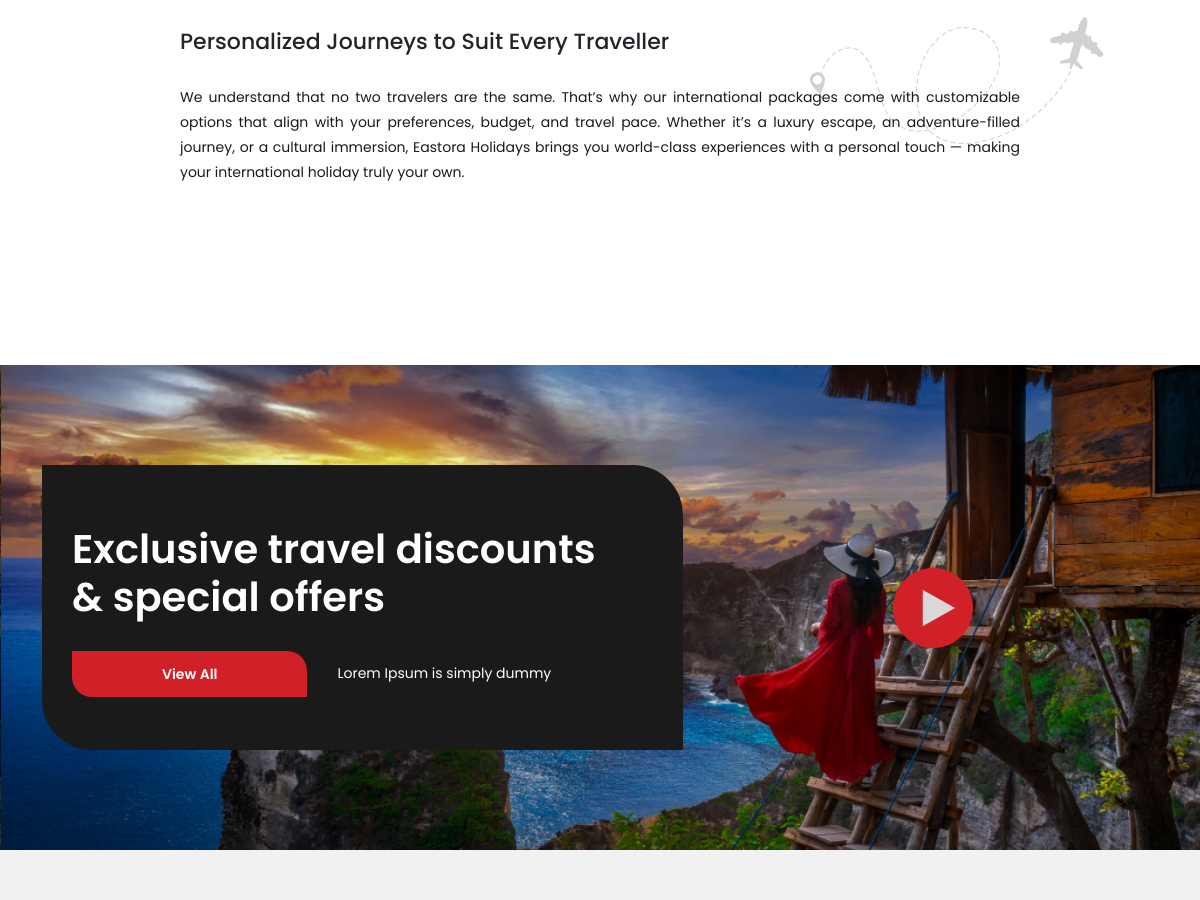
The page /international-tours/ (middle part) on the database as committed earlier.
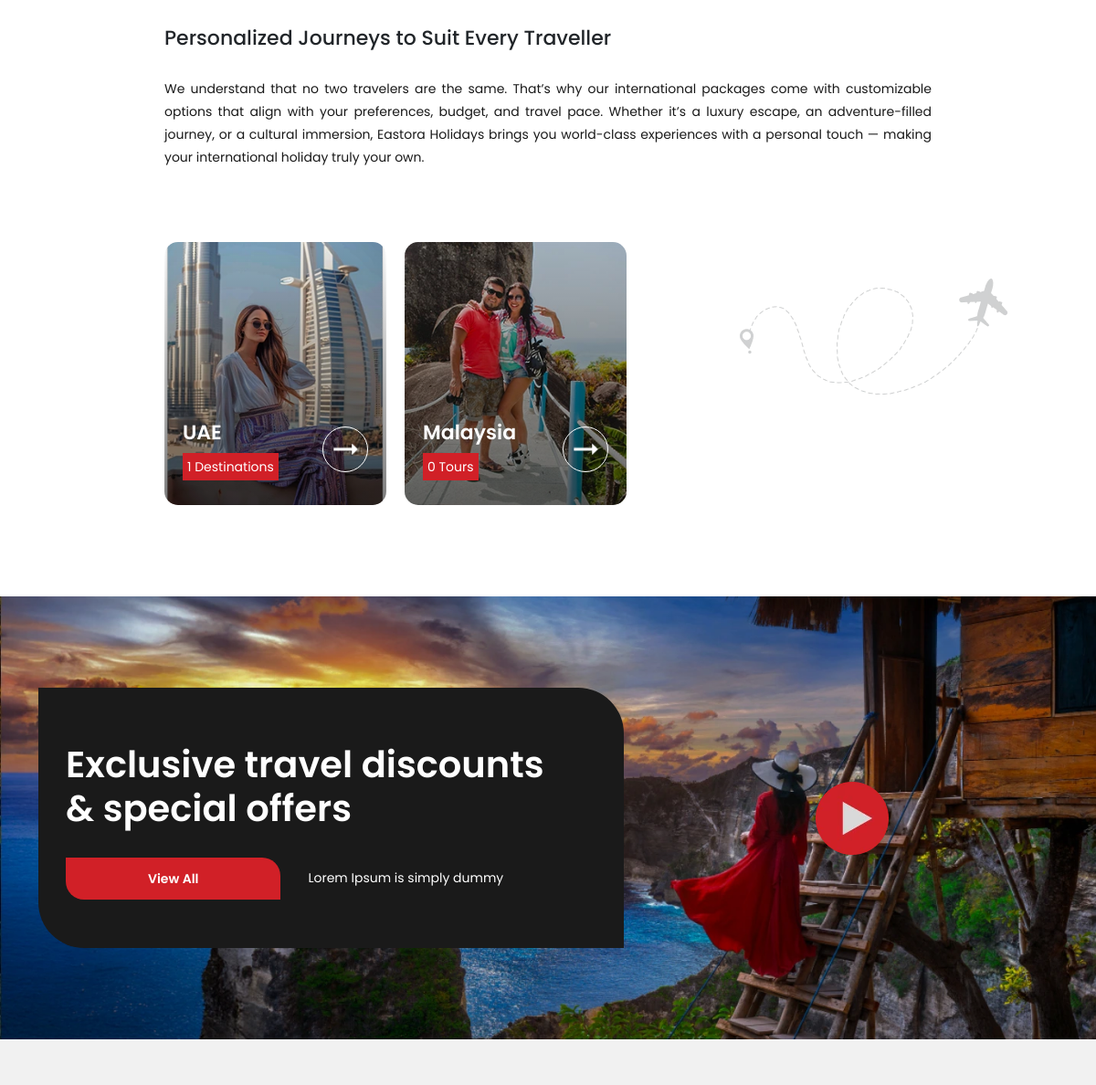
The same page on the database as committed later.
### booking/models.py (models this page shows, shortened)
class Category(models.Model):
    PARENT_CHOICES = [
        ('india', 'India Tours'),
        ('international', 'International Tours'),
        ('ayurveda', 'Ayurveda & Wellness'),
        ('specials', 'Eastora Specials'),
    ]
    name = models.CharField(max_length=100)
    slug = models.SlugField(unique=True, blank=True)
    parent = models.ForeignKey(
        'self',
        null=True,
        blank=True,
        related_name='subcategories',
        on_delete=models.CASCADE
    )
    parent_choice = models.CharField(
        max_length=20,
        choices=PARENT_CHOICES,
        default='india',
        help_text="Top-level grouping for this category."
    )
    banner_image_desktop = models.ImageField(upload_to='category_banners/desktop/', null=True, blank=True)
    banner_image_mobile = models.ImageField(upload_to='category_banners/mobile/', null=True, blank=True)
    card_image = models.ImageField(upload_to='category_banners/cards/',null=True,blank=True,
        help_text="Image to be shown in category cards or grid views."
    )
    short_description = models.CharField(max_length=255, blank=True)
    long_description = models.TextField(blank=True)
    tittle_first = models.CharField(max_length=100, null=True, blank=True)
    tittle_second = models.CharField(max_length=100, null=True, blank=True)
    content_first = models.TextField(blank=True)
    content_second = models.TextField(blank=True)
    is_featured = models.BooleanField(default=False)

### booking/views.py (the view, shortened to what this page needs)
# urls.py: path('international-tours/', views.international_tours_view, name='international_tours'),
def international_tours_view(request):
    international_subcategories = Category.objects.filter(
        parent_choice='international',
        parent__isnull=True,
    ).annotate(
        package_count=Count('packages'),
        has_children=Count('subcategories')
    )
    for subcat in international_subcategories:
        subcat.children = Category.objects.filter(parent=subcat).annotate(
            package_count=Count('packages')
        )
    return render(request, 'international/destinations.html', {
        'international_subcategories': international_subcategories
    })

### templates/international/destinations.html (shortened to what this page needs)
{% extends 'base.html' %}
{% load static %}
{% block content %}
<section class="recmntn-wrapper subpage-packages">
    <img class="package-cr-shape" src="{% static 'assets/images/plane-root-shape.webp' %}" alt="Airoplane Shape">
    <div class="container recmntn">
         <div class="recmntn-content">
            <h3>Personalized Journeys to Suit Every Traveller</h3>
            <p> We understand that no two travelers are the same. That’s why our international packages come with
                customizable options that align with your preferences, budget, and travel pace. Whether it’s a luxury
                escape, an adventure-filled journey, or a cultural immersion, Eastora Holidays brings you world-class
                experiences with a personal touch — making your international holiday truly your own.</p>
        </div>
        <div class="recmntn-package-wrapper internation-top-destini">
            {% for category in international_subcategories %}
            <div class="recmntn-package-item">
                {% if category.card_image %}
                <a href="{% url 'international_subcategory_detail' subcategory_slug=category.slug %}">
                <img src="{{ category.card_image.url }}" alt="{{ category.name }}">
                </a>
                {% else %}
                <img src="{% static 'assets/images/default-image.webp' %}" alt="Default Image">
                </a>
                {% endif %}
                <div class="recmntn-package-info">
                    <div class="recmntn-package-info-details">
                        <h3>{{ category.name }}</h3>
                        <span>
                            {% if category.has_children %}
                                {{ category.children|length }} Destinations
                            {% else %}
                                {{ category.package_count }} Tours
                            {% endif %}
                        </span>
                    </div>
                    <div class="recmntn-package-info-cta">
                        <div class="recmntn-package-info-cta-icon">
                            {% if subcategories %}
                                {% for sub in subcategories %}
                                    <a href="{% url 'international_subcategory_detail' subcategory_slug=sub.slug %}">
                                        <img src="{% static 'assets/images/icons/arrow-right.webp' %}" alt="Right Icon">
                                    </a>
                                {% endfor %}
                            {% else %}
                                <a href="{% url 'international_subcategory_detail' subcategory_slug=category.slug %}">
                                    <img src="{% static 'assets/images/icons/arrow-right.webp' %}" alt="Right Icon">
                                </a>
                            {% endif %}
                        </div>
                    </div>
                </div>
            </div>
            {% endfor %}
        </div>
    </div>
</section>
<section class="spl-offer-wrapper">
    <div class="container">
        <div class="row">
            <div class="col-lg-7">
                <div class="offer-widget">
                    <h2>Exclusive travel discounts <br>
                        & special offers</h2>
                    <div class="offer-widget-actions">
                        <div class="custom-btn">
                            <a href="#">View All</a>
                        </div>
                        <p>Lorem Ipsum is simply dummy </p>
                    </div>
                </div>
            </div>
            <div class="col-lg-5 d-flex justify-content-center align-items-center">
                <div class="offer-video">
                    <a href="#"><img src="{% static 'assets/images/play-btn.webp' %}" alt="Play Button"></a>
                </div>
            </div>
        </div>
    </div>
</section>
<section class="sub-page-first-content-sec">
</section>
{% endblock %}

Rows that differ between the two databases and show on the page:
added Category: card_image (picture), name "UAE", children|length "1"
added Category: card_image (picture), name "Malaysia", package_count "0"
